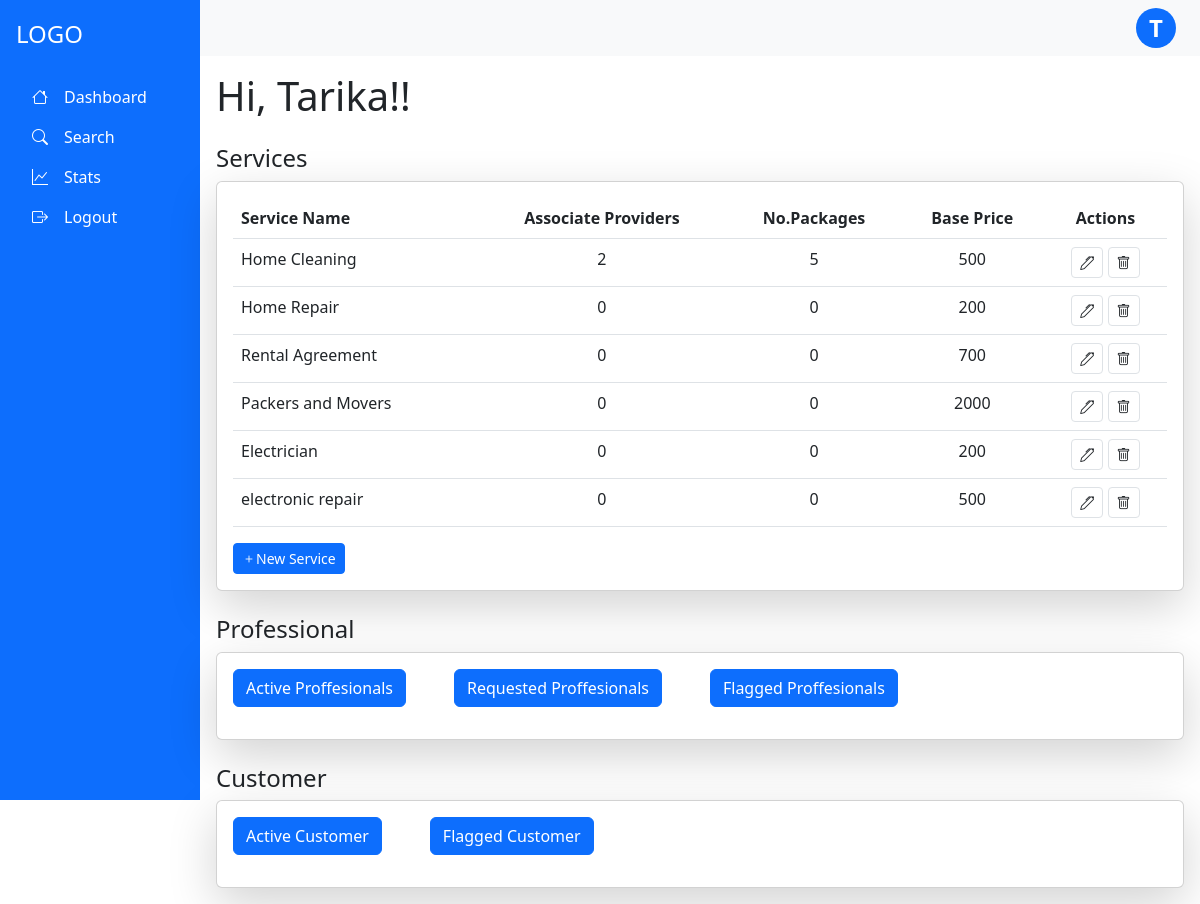
The app's page /admin/dashboard/ (signed in) with its own data.
### app.py (models this page shows, shortened)
class Admin(db.Model,UserMixin):
    __tablename__='admin'
    admin_id=db.Column(db.Integer, primary_key=True, autoincrement= True)
    admin_name=db.Column(db.String)
    admin_email=db.Column(db.String,unique=True)
    admin_password=db.Column(db.String,unique=True)

class Services(db.Model):
    __tablename__="services"
    s_id=db.Column(db.Integer, primary_key=True, autoincrement= True)
    s_name=db.Column(db.String,unique=True)
    baseprice=db.Column(db.Integer)
    packages=db.relationship("Package", backref="service")
    Sproviders=db.relationship("ServiceProvider",backref="service", cascade="all, delete-orphan")

### app.py (the view)
@app.route("/admin/dashboard/",methods=["GET","POST"])
@login_required
def dashboard():
    if request.method=="GET" and 'accept' in request.args :
        spid=request.args.get("spid")
        sp=db.session.query(ServiceProvider).filter_by(sp_id=spid).first()
        sp.sp_status="Active"
        db.session.commit()
        return redirect("/admin/dashboard/")
    elif request.method=="GET":
        ser=db.session.query(Services).all()
        act_sp=db.session.query(ServiceProvider).filter_by(sp_status="Active").all()
        req_sp=db.session.query(ServiceProvider).filter_by(sp_status="Requested").all()
        flag_sp=db.session.query(ServiceProvider).filter_by(sp_status="Flagged").all()
        act_c=db.session.query(Customer).filter_by(c_status="Active").all()
        flag_c=db.session.query(Customer).filter_by(c_status="Flagged").all()
        return render_template("/admin/Admin_dashboard.html",Services=ser,active=act_sp,requested=req_sp,flagged=flag_sp,cu=current_user,c_active=act_c,c_flag=flag_c)

### app.py (called while the page is built)
@login_manager.user_loader
def load_user(user_id):
    utype,id=user_id.split("-")
    if utype=="c":
        return db.session.query(Customer).filter_by(c_id=id).first()
    elif utype=='sp':
        return db.session.query(ServiceProvider).filter_by(sp_id=id).first()
    else:
        return db.session.query(Admin).filter_by(admin_id=id).first()

### templates/admin/Admin_dashboard.html (shortened to what this page needs)
            {% extends "/admin/admin_base.html" %}
            {% block content %}
<h1 class="mb-4">Hi, {{cu.admin_name}}!!</h1>
<h4 class="mt-4"> Services</h4>
<div class="card shadow-lg">
  <div class="card-body">
      <table class="table">
          <thead>
              <tr>
                  <th>Service Name</th>
                  <th class="text-center">Associate Providers</th>
                  <th class="text-center">No.Packages</th>
                  <th class="text-center">Base Price</th>
                  <th class="text-center">Actions</th>
              </tr>
          </thead>
          <tbody>
            {% for s in Services %}
              <tr>
                  <td>{{s.s_name}}</td>
                  <td class="text-center">{{s.Sproviders|length}}</td>
                  <td class="text-center">{{s.packages|length}}</td>
                  <td class="text-center">{{s.baseprice}}</td>
                  <td class="action-btns text-center" >
                    <button class="btn btn-sm btn-white border" data-bs-toggle="modal" data-bs-target="#editservice-{{s.s_id}}" >
                        <i class="bi bi-pen"></i>
                    </button>
                    <button class="btn btn-sm btn-white border" data-bs-toggle="modal" data-bs-target="#deleteservice-{{s.s_id}}" >
                      <i class="bi bi-trash"></i>
                    </button>
                  </td>
              </tr>
            {% endfor %}
          </tbody>
      </table>
      <div>
        <button class="btn btn-sm btn-primary" data-bs-toggle="modal" data-bs-target="#addService" >
          <i class="bi bi-plus"></i>New Service
        </button>
      </div>
  </div>
</div>
<h4 class="mt-4"> Professional</h4>
<div class="card shadow-lg">
  <div class="card-body">
    <p class="d-inline-flex gap-5">
        <button class="btn btn-primary accordian-button" type="button" data-bs-toggle="collapse" data-bs-target="#activeprofessional" aria-expanded="false" aria-controls="activeprofessional">
          Active Proffesionals
        </button>
        <button class="btn btn-primary accordian-button" type="button" data-bs-toggle="collapse" data-bs-target="#requestedprofessional" aria-expanded="false" aria-controls="requestedprofessional">
        Requested Proffesionals
      </button>
      <button class="btn btn-primary accordian-button" type="button" data-bs-toggle="collapse" data-bs-target="#flaggedprofessional" aria-expanded="false" aria-controls="flaggedprofessional">
        Flagged Proffesionals
      </button>
      </p>
  </div>
</div>
<h4 class="mt-4"> Customer</h4>
<div class="card shadow-lg">
  <div class="card-body">
    <p class="d-inline-flex gap-5">
        <button class="btn btn-primary" type="button" data-bs-toggle="collapse" data-bs-target="#activecustomer" aria-expanded="false" aria-controls="collapseExample">
            Active Customer
        </button>
        <button class="btn btn-primary" type="button" data-bs-toggle="collapse" data-bs-target="#flaggedcustomer" aria-expanded="false" aria-controls="collapseExample">
            Flagged Customer
      </button>
    </p>
  </div>
</div>
{% endblock %}

### templates/admin/admin_base.html (shortened to what this page needs)
<!DOCTYPE html>
<html lang="en">
<head>
  <link href="https://cdn.jsdelivr.net/npm/bootstrap@5.3.0-alpha3/dist/css/bootstrap.min.css" rel="stylesheet">
  <link rel="stylesheet" href="https://cdn.jsdelivr.net/npm/bootstrap-icons/font/bootstrap-icons.css">
</head>
<body>
    <div class="container-fluid">
      <div class="row min-vh-100 d-flex flex-column flex-md-row">
        <nav class="col-md-3 col-lg-2 d-flex flex-column bg-primary text-white p-3 vh-100 position-fixed">
            <div class="text-start py-1 mb-3">
              <h4 class="text-white">LOGO</h4>
            </div>
            <ul class="nav flex-column">
              <li class="nav-item">
                <a class="nav-link text-white" href="/admin/dashboard"><i class="bi bi-house"></i><span class="px-3">Dashboard</span></a>
              </li>
              <li class="nav-item">
                <a class="nav-link text-white" href="/admin/search"><i class="bi bi-search"></i><span class="px-3">Search</span></a>
              </li>
              <li class="nav-item">
                <a class="nav-link text-white" href="/admin/stats"><i class="bi bi-graph-up"></i><span class="px-3">Stats</span></a>
              </li>
              <li class="nav-item">
                <a class="nav-link text-white" href="/logout"><i class="bi bi-box-arrow-right"></i><span class="px-3">Logout</span></a>
              </li>
            </ul>
        </nav>
        <div class="col-md-9 ms-sm-auto col-lg-10 px-md-0">
          <nav class="navbar navbar-expand-lg navbar-light bg-light w-100">
            <div class="dropdown ms-auto me-4">
              <a href="#" class="d-flex align-items-center text-decoration-none bg-primary text-white rounded-circle justify-content-center " style="width: 40px; height: 40px; font-size: 1.5rem; font-weight: bold;"
              id="dropdownUser" data-bs-toggle="dropdown" aria-expanded="false">
              {{cu.admin_name[:1]}}
           </a>
            </div>
          </nav>
          <main class="p-3">
            {% block content %}
            {% endblock %}
        </main>
    </div>
  </div>
</div>
</body>
</html>

### records on screen
Admin: admin_name "T", admin_name "Tarika"
Services: s_name "Home Cleaning", Sproviders|length "2", packages|length "5", baseprice "500"
Services: s_name "Home Repair", Sproviders|length "0", packages|length "0", baseprice "200"
Services: s_name "Rental Agreement", Sproviders|length "0", packages|length "0", baseprice "700"
Services: s_name "Packers and Movers", Sproviders|length "0", packages|length "0", baseprice "2000"
Services: s_name "Electrician", Sproviders|length "0", packages|length "0", baseprice "200"
Services: s_name "electronic repair", Sproviders|length "0", packages|length "0", baseprice "500"
